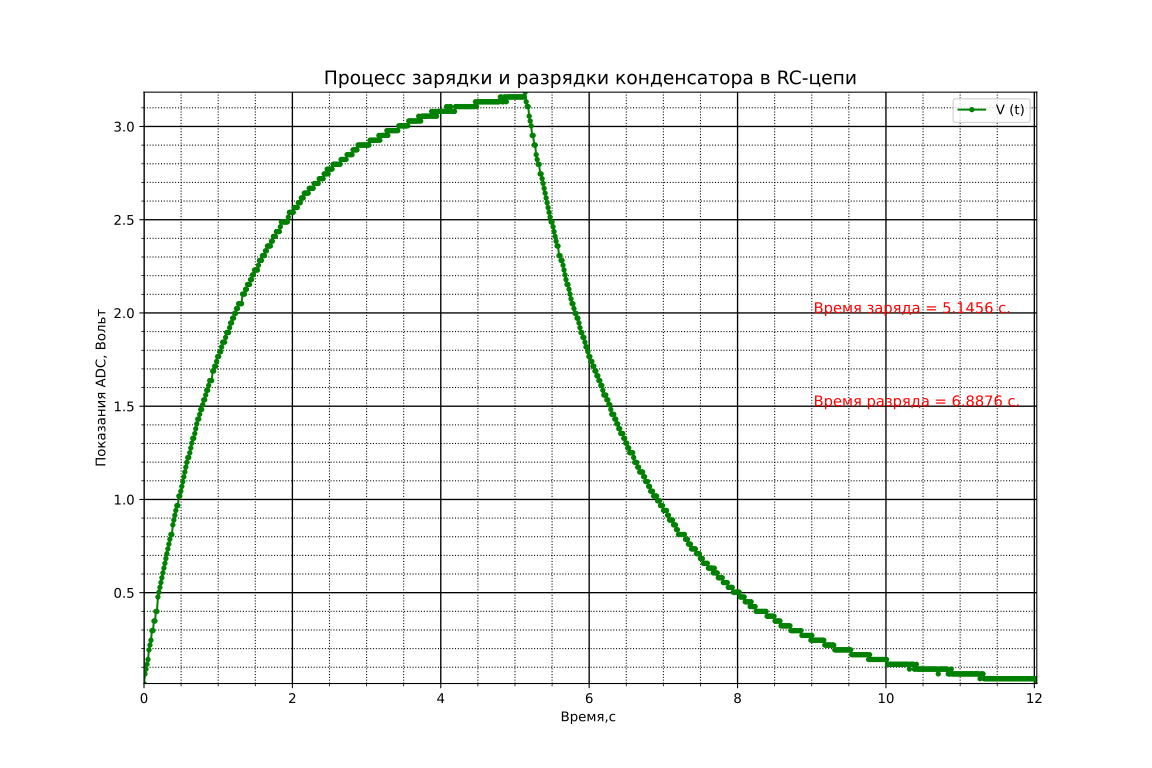

Recreate this plot in Python.
import numpy as np
import matplotlib.pyplot as plt

#################### СЧИТЫВАНИЕ ДАННЫХ #################################
voltage = []
data = np.loadtxt('data.txt', dtype = int)
voltage = [i / 256 *3.3 for i in data] 
with open('settings.txt', mode = 'r') as settings:
    frequency = float(settings.read().split('\n')[0])

x = np.linspace(0, len(voltage)*frequency, len(voltage))
voltage = np.array(voltage)
max_elem_id = np.argmax(voltage)
zaryad = frequency * (max_elem_id + 1)
razryad = frequency * (len(voltage) - 1 - max_elem_id)
time = frequency * len(voltage)
################## НАСТРОЙКА ОТОБРАЖЕНИЯ ГРАФИКА ########################
title = 'Процеcc зарядки и разрядки конденсатора в RC-цепи'

fig, ax = plt.subplots()
ax.plot(x, voltage, 'g.-', label = 'V (t)')
ax.text(0.75 * time, 2, f'Время заряда = {zaryad} c.',
        fontsize = 11,
        color = 'r',
        wrap = True)
ax.text(0.75 * time , 1.5, f'Время разряда = {razryad} c.',
        fontsize = 11,
        color = 'r',
        wrap = True)
ax.minorticks_on()
ax.grid(which = 'major',
        color = 'k',
        linewidth = 1)
ax.grid(which = 'minor',
        color = 'k',
        linestyle = ':')
ax.set(xlim = (x.min(), x.max()), ylim = (voltage.min(), voltage.max()))
plt.title(title, wrap = True)
fig.set_figwidth(12)
fig.set_figheight(8)
plt.xlabel('Время,с ')
plt.ylabel('Показания ADC, Вольт')
plt.legend()
plt.show()
fig.savefig('graph.svg')
fig.savefig('graph.png')